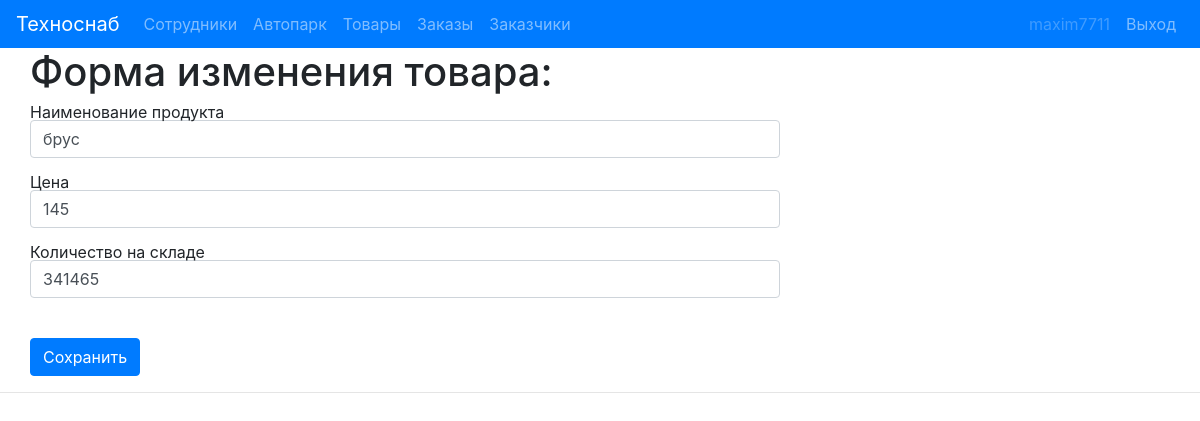
Screenshot of /services/edit/2/ (signed in) with the database file from the repository.
### services/models.py (models this page shows, shortened)
class Product(models.Model):
    product_caption = models.CharField(max_length=20, verbose_name="Наименование продукта")
    price = models.PositiveIntegerField(verbose_name="Цена")
    quantity_in_stock = models.IntegerField(verbose_name="Количество на складе")
    class Meta:
        verbose_name = "Продукт"
        verbose_name_plural ="Продукты"

### services/views.py (the view, shortened to what this page needs)
# urls.py: path('edit/<int:id>/', views.Edit.as_view(), name='edit_customer'),
class Edit(View):
    def get(self, request, id):
            tom = Product.objects.get(id=id)
            bount_form = ServiceForm(instance=tom)
            context = {
                    'product': tom,
                    'form': bount_form,
                }
            return render(request, "edit_product.html", context=context)

### services/forms.py (shortened to what this page needs)
class ServiceForm(forms.ModelForm):
    class Meta:
        model = Product
        fields = '__all__'
    def __init__(self, *args, **kwargs):
        super().__init__(*args, **kwargs)
        for field in self.fields:
             self.fields[field].widget.attrs['class'] = 'form-control'

### services/templates/edit_product.html (shortened to what this page needs)
{% extends 'base.html' %}
{% block filesLink %}
{% load static %}
{% endblock %}
{% block content %}
<form action="{{tom.get_update_url}}" id="add_form" method="POST">
	<div class="container">
						    <div class="row">
									    	<div class='col-sm-8'>
									    						<h1>Форма изменения товара:</h1>
									    							{% for field in form %}
									    								<div class="form-group">
									    									 {{ field.label }}
									    									 {{ field }}
									    								</div>
									    							{% endfor %}
																	<input type="submit" class="btn btn-primary mt-4" value="Сохранить" >
			            					</div>
						 	</div>
	</div>
</form>
{% endblock %}

### main/templates/base.html (shortened to what this page needs)
<!DOCTYPE html>
<html lang="en">
<head>
	{% load static %}
	<link rel="stylesheet" href="https://stackpath.bootstrapcdn.com/bootstrap/4.4.1/css/bootstrap.min.css">
	<link rel="stylesheet" href="{% static 'css/reset.css' %}">
	<link rel="stylesheet" href="{% static 'css/BaseStyle.css' %}">
</head>
<body>
 <nav class="navbar navbar-expand-lg  navbar-dark bg-primary">
  <a class="navbar-brand" href="#">Техноснаб</a>
  <div class="collapse navbar-collapse" id="navbarSupportedContent">
	   <ul class="navbar-nav mr-auto">
				      {% url 'workers' as url_workers %}
								{% url 'cars' as url_cars %}
								{% url 'services' as url_services %}
								{% url 'orders' as url_orders %}
								{% url 'customers' as url_customers %}
								{% url 'login' as url_login %}
								{% url 'logout' as url_logout %}
								{% url 'register' as url_register %}
								<li class="nav-item "><a class="nav-link {% if url_workers == request.path %}active{% endif %}" href="{{url_workers}}">Сотрудники</a></li>
								<li class="nav-item "><a class="nav-link {% if url_cars == request.path %}active{% endif %} " href="{{url_cars}}">Автопарк</a></li>
								<li class="nav-item "><a class="nav-link {% if url_services == request.path %}active{% endif %}" href="{{url_services}}">Товары</a></li>
								<li class="nav-item "><a class="nav-link {% if url_orders == request.path %}active{% endif %}" href="{{url_orders}}">Заказы</a></li>
								<li class="nav-item "><a class="nav-link {% if url_customers == request.path %}active{% endif %}" href="{{url_customers}}">Заказчики</a></li>
				    </ul>
				    <form class="form-inline my-2 my-lg-0">
						    <ul class="navbar-nav ">
								{% if user.is_staff %}
									<li class="nav-item "><a class="nav-link disabled" href="{{url_register}}">{{request.user}}</a></li>
									<li class="nav-item "><a class="nav-link {% if url_logout == request.path %}active{% endif %}" href="{{url_logout}}">Выход</a></li>
								{% else %}
									<li class="nav-item "><a class="nav-link {% if url_login == request.path %}active{% endif %}" href="{{url_login}}">Авторизация</a></li>
								{% endif %}
							</ul>
    </form>
  </div>
</nav>
	<div class="container-fluid">
		<div class="row">
			<div class="col">
	{% if request.user.is_authenticated  %}
	{% block content%}
	{% endblock %}
	{% else %}
		<h1>Вы не авторизованы</h1>
	{% endif %}
			</div>
		</div>
	</div>
	<footer class="footer text-muted justify ">
					<hr>
	</footer>
</body>
</html>

### main/static/css/BaseStyle.css (style rules this page uses)
.container { padding-left: 0px; padding-right: 0px; width: 100%; }

### rows the page displays
Product: form "брус" "145" "341465"

### other values shown
{{ request.user }} "maxim7711"
{{ field.label }} "Наименование продукта" "Цена" "Количество на складе"
